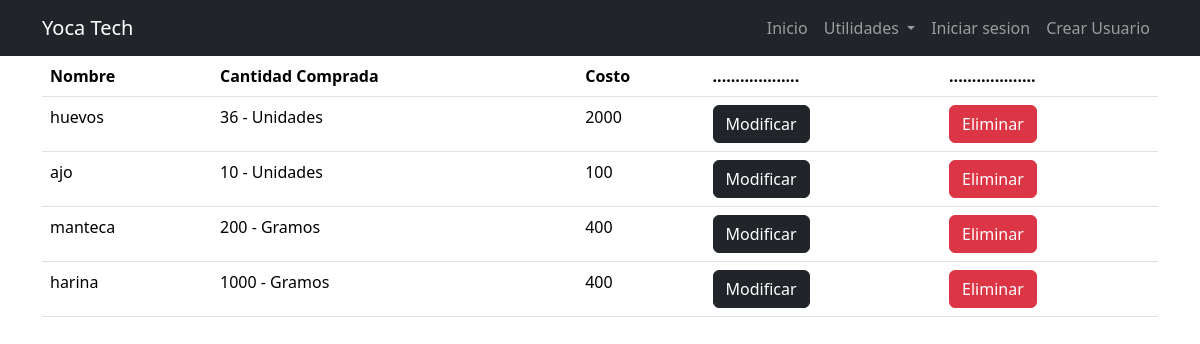
The page /mostrar_materiales/ on the database its author committed.
### melipasteleria/models.py (models this page shows, shortened)
class MaterialUnitario(models.Model):
    nombre = models.CharField(max_length=100)
    cantidad_comprada_unidades = models.IntegerField(blank=True, null=True)
    costo_unidades = models.IntegerField(blank=True, null=True)

class MaterialGramos(models.Model):
    nombre = models.CharField(max_length=100)
    cantidad_comprada_gramos = models.IntegerField(blank=True, null=True)
    costo_gramos = models.IntegerField(blank=True, null=True)

### melipasteleria/views.py (the view)
# urls.py: path("mostrar_materiales/", views.mostrar_materiales, name="mostrar_materiales"),
def mostrar_materiales(request):
    materialesU = MaterialUnitario.objects.all()
    materialesG = MaterialGramos.objects.all()
    return render(request, "mostrar_materiales.html", {
        "materialesU": materialesU, "materialesG": materialesG
    })

### melipasteleria/templates/mostrar_materiales.html (shortened to what this page needs)
{% extends "layout/base.html" %}
{% block content %}
<div class="container">
    <table class="table table-hover">
        <thead>
            <tr>
                <th scope="col">Nombre</th>
                <th scope="col">Cantidad Comprada</th>
                <th scope="col">Costo</th>
                <th scope="col">...................</th>
                <th scope="col">...................</th>
            </tr>
        </thead>
        <tbody>
            {% for materialU in materialesU %}
            <tr>
                <td>{{materialU.nombre}}</td>
                <td>{{materialU.cantidad_comprada_unidades}} - Unidades</td>
                <td>{{materialU.costo_unidades}}</td>
                <td>
                    <form action="{% url 'index' %}" method="POST">
                        <button class="btn btn-dark">Modificar</button>
                    </form>
                </td>
                <td>
                    <form action="{% url 'index' %}" method="POST">
                        <button class="btn btn-danger">Eliminar</button>
                    </form>
                </td>
            </tr>
            {% endfor %}
        </tbody>
        <tbody>
            {% for materialG in materialesG %}
            <tr>
                <td>{{materialG.nombre}}</td>
                <td>{{materialG.cantidad_comprada_gramos}} - Gramos</td>
                <td>{{materialG.costo_gramos}}</td>
                <td>
                    <form action="{% url 'index' %}" method="POST">
                        <button class="btn btn-dark">Modificar</button>
                    </form>
                </td>
                <td>
                    <form action="{% url 'index' %}" method="POST">
                        <button class="btn btn-danger">Eliminar</button>
                    </form>
                </td>
            </tr>
            {% endfor %}
        </tbody>
    </table>
</div>
{% endblock %}

### melipasteleria/templates/layout/base.html (shortened to what this page needs)
<!DOCTYPE html>
<html lang="es">
<head>
    <link href="https://cdn.jsdelivr.net/npm/bootstrap@5.3.2/dist/css/bootstrap.min.css" rel="stylesheet">
</head>
<body>
    <nav class="navbar navbar-expand-lg bg-dark navbar-dark">
        <div class="container">
            <a class="navbar-brand" href="/">Yoca Tech</a>
            <div class="collapse navbar-collapse" id="navbarNavDropdown">
                <ul class="navbar-nav ms-auto">
                    <li class="nav-item"><a href="/" class="nav-link">Inicio</a></li>
                    <li class="nav-item dropdown">
                        <a class="nav-link dropdown-toggle" href="#" role="button" data-bs-toggle="dropdown" aria-expanded="false">
                            Utilidades
                        </a>
                    </li>
                    {% if user.is_authenticated %}
                    <li class="nav-item"><a href="/signout" class="nav-link">Cerrar sesion</a></li>
                    {% else %}
                    <li class="nav-item"><a href="/signin" class="nav-link">Iniciar sesion</a></li>
                    <li class="nav-item"><a href="{% url 'crearUser' %}" class="nav-link">Crear Usuario</a></li>
                    {% endif %}
                </ul>
            </div>
        </div>
    </nav>
    {% block content %}
    {% endblock %}
</body>
</html>

### rows shown on the page
MaterialUnitario: nombre "huevos", cantidad_comprada_unidades "36", costo_unidades "2000"
MaterialUnitario: nombre "ajo", cantidad_comprada_unidades "10", costo_unidades "100"
MaterialGramos: nombre "manteca", cantidad_comprada_gramos "200", costo_gramos "400"
MaterialGramos: nombre "harina", cantidad_comprada_gramos "1000", costo_gramos "400"
